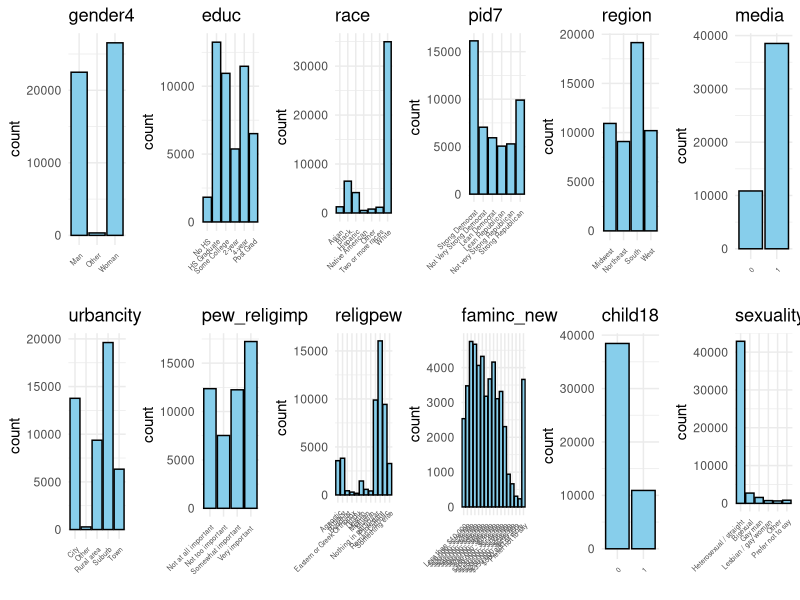
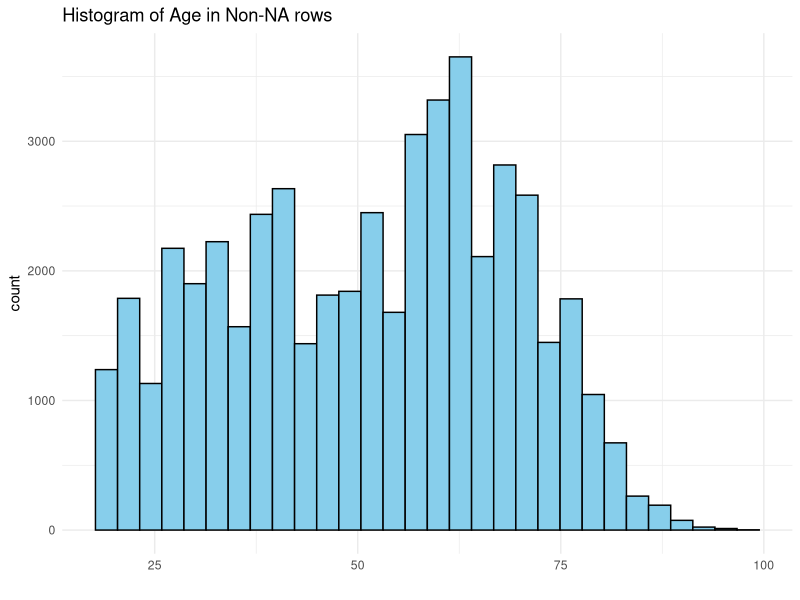
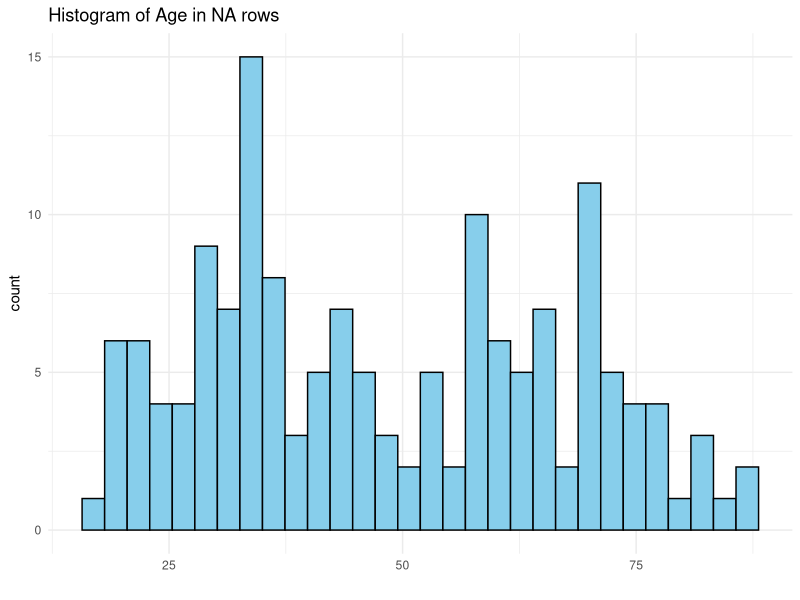
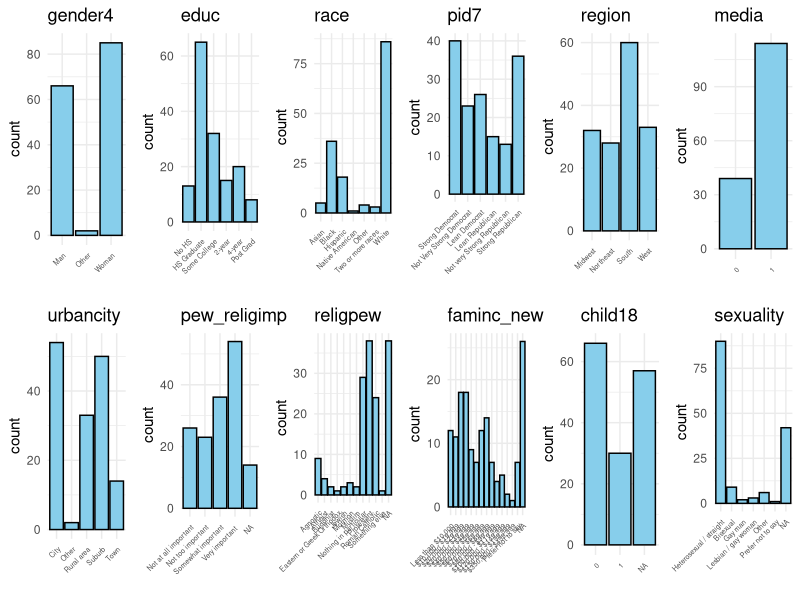
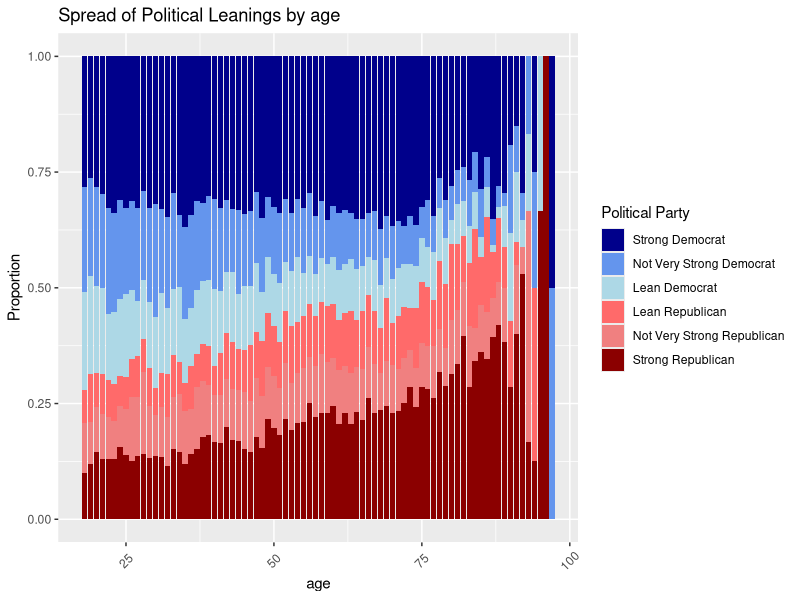
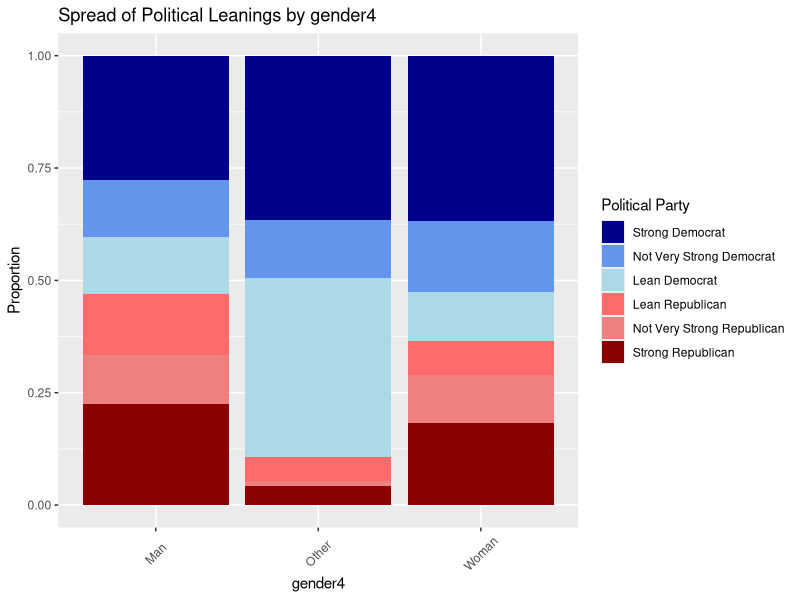
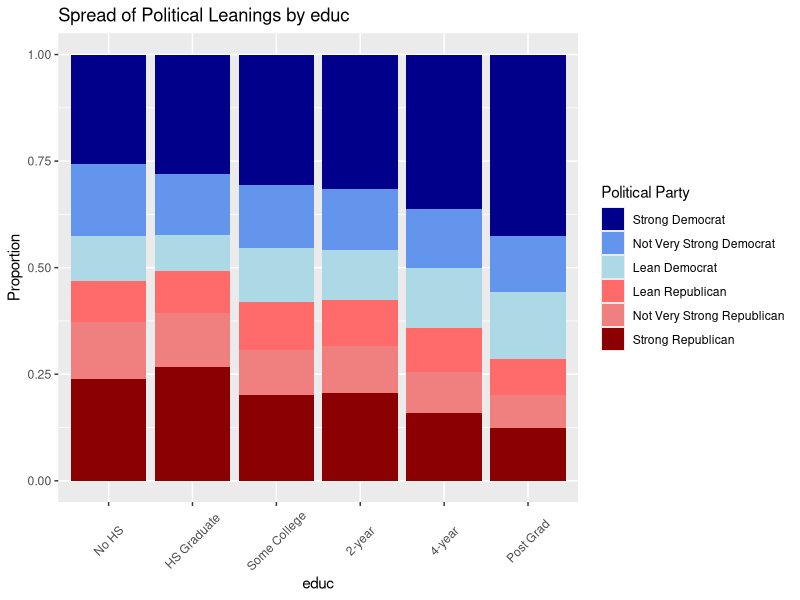
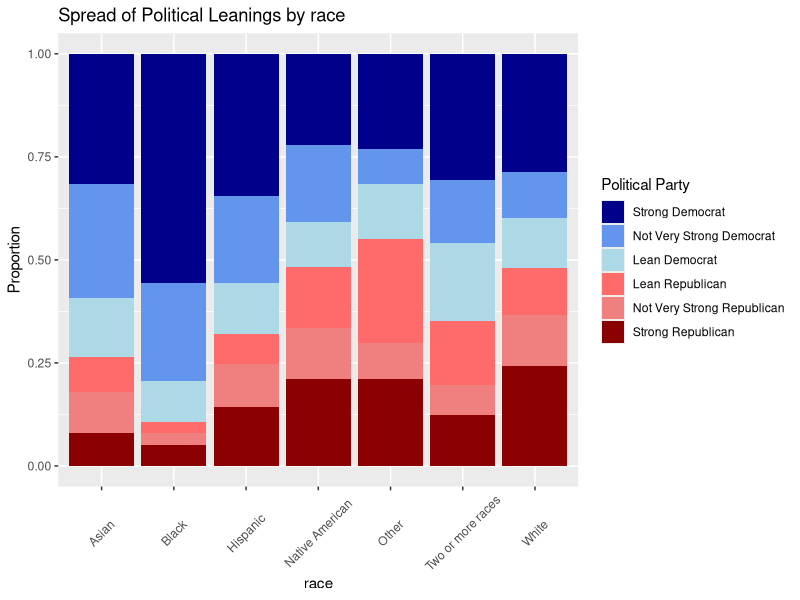

Generate these figures, in order, with R: (Note: this script raises an error after producing the figures.)
## ---- chunk 1

# Import Libraries

library(tidyverse)
library(dplyr)
library(foreign)
library(ggplot2)
library(MASS)
library(Hmisc)
library(reshape2)

#Formatting From 2022 Data

# data <- read_csv('data_2022.csv')
# data <- data %>% filter((!pid7 %in% c(4,8,9))) # dropped moderate and not sure
# data <- data %>% mutate(age = 2022 - birthyr)
# data <- data %>% rename(media = CC22_200_1)
# data <- data %>% select(age, gender4,educ,race,pid7,inputstate,region,media,urbancity,pew_religimp,religpew,faminc_new,child18,sexuality)
# 1 is yes, #2 is no 
## ---- chunk 2

# Clean up data_smol
data_smol <- read.csv("data_smol.csv")

# Get rid of state
data_smol <- data_smol[-6]

#Recoding variables of interest from numbers
data_smol <- data_smol %>%
  mutate(gender4 = case_when(gender4 == '1' ~ 'Man',
                             gender4 == '2' ~ 'Woman',
                             gender4 == '3' ~ 'Other',
                             gender4 == '4' ~ 'Other')) %>%
  mutate(race = recode(race,
                       '1' = 'White',
                       '2' = 'Black',
                       '3' = 'Hispanic',
                       '4' = 'Asian',
                       '5' = 'Native American',
                       '6' = 'Two or more races',
                       '7' = 'Other',
                       '8' = 'Native American')) %>%
  mutate(region = recode(region,
                         '1' = 'Northeast',
                         '2' = 'Midwest',
                         '3' = 'South',
                         '4' = 'West')) %>%
  mutate(educ = factor(recode(educ,
                                 '1' = 'No HS',
                                 '2' = 'HS Graduate',
                                 '3' = 'Some College',
                                 '4' = '2-year',
                                 '5' = '4-year',
                                 '6' = 'Post Grad'), 
                          #after recoding assign levels
                          levels = c(
                            'No HS',
                            'HS Graduate',
                            'Some College',
                            '2-year',
                            '4-year',
                            'Post Grad')))%>%
  mutate(pid7 = as.character(pid7)) %>%
  mutate(pid7 = factor(
    recode(pid7,
      '1' = 'Strong Democrat',
      '2' = 'Not Very Strong Democrat',
      '3' = 'Lean Democrat',
      '5' = 'Lean Republican',
      '6' = 'Not very Strong Republican',
      '7' = 'Strong Republican'),
    #After recoding, we assign the order here
    levels = c(
      'Strong Democrat',
      'Not Very Strong Democrat',
      'Lean Democrat',
      'Lean Republican',
      'Not very Strong Republican',
      'Strong Republican'
    )))%>%
mutate(urbancity = recode(urbancity,
                         '1' = 'City',
                         '2' = 'Suburb',
                         '3' = 'Town',
                         '4' = 'Rural area', 
                         '5' = 'Other'))%>%
mutate(pew_religimp= recode(pew_religimp,
                         '1' = 'Very important ',
                         '2' = 'Somewhat important',
                         '3' = 'Not too important',
                         '4' = 'Not at all important'))%>%
mutate(sexuality= recode(sexuality,
                         '1' = ' Heterosexual / straight',
                         '2' = 'Lesbian / gay woman',
                         '3' = 'Gay man',
                         '4' = 'Bisexual',
                         '5'='Other', 
                         '6'='Prefer not to say'))%>%
mutate(religpew = recode(religpew,
                           '1' = 'Protestant',
                           '2' = 'Roman Catholic',
                           '3' = 'Mormon',
                           '4' = 'Eastern or Greek Orthodox',
                           '5' = 'Jewish',
                           '6' = 'Muslim',
                           '7' = 'Buddhist',
                           '8' = 'Hindu',
                           '9' = 'Atheist',
                           '10' = 'Agnostic',
                           '11' = 'Nothing in particular',
                           '12' = 'Something else'))%>%
mutate(faminc_new=recode(faminc_new,
                      "1" = "Less than $10,000",
                      "2" = "$10,000 - $19,999",
                      "3" = "$20,000 - $29,999",
                      "4" = "$30,000 - $39,999",
                      "5" = "$40,000 - $49,999",
                      "6" = "$50,000 - $59,999",
                      "7" = "$60,000 - $69,999",
                      "8" = "$70,000 - $89,999",
                      "9" = "$80,000 - $99,999",
                      "10" = "$100,000 - $119,999",
                      "11" = "$120,000 - $149,999",
                      "12" = "$150,000 - $199,999",
                      "13" = "$200,000 - $249,999",
                      "14" = "$250,000 - $349,999",
                      "15" = "$350,000 - $499,999",
                      "16" = "$500,000 or more",
                      "97" = "Prefer not to say")) %>%
  mutate(faminc_new = factor(faminc_new, levels = c(
    "Less than $10,000",
    "$10,000 - $19,999",
    "$20,000 - $29,999",
    "$30,000 - $39,999",
    "$40,000 - $49,999",
    "$50,000 - $59,999",
    "$60,000 - $69,999",
    "$70,000 - $89,999",
    "$80,000 - $99,999",
    "$100,000 - $119,999",
    "$120,000 - $149,999",
    "$150,000 - $199,999",
    "$200,000 - $249,999",
    "$250,000 - $349,999",
    "$350,000 - $499,999",
    "$500,000 or more",
    "Prefer not to say"
  ))) %>%
  mutate(media = ifelse(media == 1, 1, 0)) %>%
  mutate(child18 = ifelse(child18 == 1, 1, 0)) 
## ---- chunk 3

# How many NAs do we have 

rows_with_na <- data_smol[which(rowSums(is.na(data_smol)) > 0),]

data_smol <- na.omit(data_smol)

## ---- chunk 4
#Plot the data_smol values

library(cowplot)

# Function to create bar plots for categorical variables using ggplot2
plot_categorical_ggplot <- function(data, col) {
  ggplot(data, aes(x = factor(data[[col]]))) +
    geom_bar(fill = "skyblue", color = "black") +
    labs(title = col, x = "") +
    theme_minimal() +
    theme(axis.text.x = element_text(angle = 45, size = 5, hjust = 1))
}

# Create a list of ggplot objects
plots_list <- lapply(names(data_smol)[-which(names(data_smol) == "age")], function(col) {
  plot_categorical_ggplot(data_smol, col)
})

# Combine the plots into a grid
plot_grid(plotlist = plots_list, ncol = 6)

## ---- chunk 5

#Age 

ggplot(data_smol, aes(x = age)) +
    geom_histogram(fill = "skyblue", color = "black") +
    labs(title = "Histogram of Age in Non-NA rows", x = "") +
    theme_minimal() 

ggplot(rows_with_na, aes(x = age)) +
    geom_histogram(fill = "skyblue", color = "black") +
    labs(title = "Histogram of Age in NA rows", x = "") +
    theme_minimal() 

## ---- chunk 6

#Plot the rows_with_na values


# Create a list of ggplot objects
plots_list <- lapply(names(rows_with_na)[-which(names(rows_with_na) == "age")], function(col) {
  plot_categorical_ggplot(rows_with_na, col)
})

# Combine the plots into a grid
plot_grid(plotlist = plots_list, ncol = 6)


## ---- chunk 7

# Bar Plot

names <- colnames(data_smol)

for (i in 1:length(names(data_smol))) {
  plot <- ggplot(data_smol, aes(x = !!sym(names(data_smol)[i]), fill = pid7)) +
    geom_bar(position = "fill", stat = "count") +
    labs(title = paste("Spread of Political Leanings by", names(data_smol)[i]),
         x = names(data_smol)[i],
         y = "Proportion") +
    scale_fill_manual(values = rev(c("darkred", "lightcoral", "indianred1", "lightblue", "cornflowerblue", "darkblue")),
                      name = "Political Party",
                      labels = c('Strong Democrat', 'Not Very Strong Democrat', 'Lean Democrat',
                                 'Lean Republican', 'Not Very Strong Republican', 'Strong Republican')) +
    theme(axis.text.x = element_text(angle = 45, hjust = 0.5, vjust = .5))
  
  print(plot)
}


## ---- chunk 8

# Bar Plot: Gender Distribution Across Political Parties with Flipped Colors
ggplot(data_smol, aes(x = gender4, fill = pid7)) +
  geom_bar(position = "fill", stat = "count") +
  labs(title = " Spread of Political Leanings by Gender",
       x = "Gender",
       y = "Proportion") +
  scale_fill_manual(values = rev(c("darkred", "lightcoral", "indianred1", "lightblue", "cornflowerblue", "darkblue")),
                    name = "Political Party",
                    labels = c('Strong Democrat', 'Not Very Strong Democrat', 'Lean Democrat',
                               'Lean Republican', 'Not Very Strong Republican', 'Strong Republican')) +
  theme(axis.text.x = element_text(angle = 0, hjust = 0.5))  # Adjust the angle for better readability

## ---- chunk 9
#Baseline gender model:
gender4_model<- polr(pid7 ~ gender4, data = data_smol, Hess=TRUE)
#store summary
summary_gender4_model<-summary(gender4_model)
# store table
(ctable_baseline_gender <- coef(summary(gender4_model)))
## calculate and store p values
baseline_gender_p <- pnorm(abs(ctable_baseline_gender[, "t value"]), lower.tail = FALSE) * 2
## combined table
(ctable_baseline_gender <- cbind(ctable_baseline_gender, "p value" = baseline_gender_p))

## ---- chunk 10
#gender and  with race model
race_gender_model<- polr(pid7 ~ gender4*race, data = data_smol, Hess=TRUE)
#store summary
summary_race_gender_model<-summary(race_gender_model)
# store table
(ctable_race_gender <- coef(summary(race_gender_model)))
## calculate and store p values
race_gender_p <- pnorm(abs(ctable_race_gender[, "t value"]), lower.tail = FALSE) * 2
## combined table
(ctable_race_gender <- cbind(ctable_race_gender, "p value" = race_gender_p))
## ---- chunk 11
 
#basic ordered logistic regression taking into account region
region_model<- polr(pid7 ~ region, data = data_smol, Hess=TRUE)
 
summary(region_model)

#basic ordered logistic regression taking into account region and urbancity 
region_urban_model<- polr(pid7 ~ region + urbancity, data = data_smol, Hess=TRUE)

summary(region_urban_model)

#checking_assumptions

pid7_mapping <- c('Strong Democrat' = 1,
                  'Not Very Strong Democrat' = 2,
                  'Lean Democrat' = 3,
                  'Lean Republican' = 4,
                  'Not very Strong Republican' = 5,
                  'Strong Republican' = 6)

data_smol_dinan <- data_smol %>%
  mutate(pid7_num = as.numeric(recode_factor(pid7, !!!pid7_mapping)))


sf <- function(y) {
  c('Y>=1' = qlogis(mean(y >= 1)),
    'Y>=2' = qlogis(mean(y >= 2)),
    'Y>=3' = qlogis(mean(y >= 3)), 
    'Y>=4' = qlogis(mean(y >= 4)),
    'Y>=5' = qlogis(mean(y >= 5)))
}

#testing assumptions for region 
s <- with(data_smol_dinan, summary(as.numeric(pid7_num) ~ region, fun=sf))

plot(s, which=1:3, pch=1:3, xlab='logit', main=' ', xlim=range(s[,3:4]))

#testing assumptions for region + urbancity 
s_region_city<- with(data_smol_dinan, summary(as.numeric(pid7_num) ~ region + urbancity, fun=sf))

plot(s_region_city, which=1:3, pch=1:3, xlab='logit', main=' ', xlim=range(s[,3:4]))

## ---- chunk 12

#religion 

religion_model <- polr(pid7 ~ religpew, data = data_smol, Hess=TRUE)

summary(religion_model)

# Extracting coefficient information
coef_summary <- summary(religion_model)$coef[1:11,]

# Names of the religions
religions <- sub("religpew", "", rownames(coef_summary))
coefficients <- as.numeric(coef_summary[, 1])
se <- as.numeric(coef_summary[, 2])

df <- data.frame(Religion = religions, Coefficient = coefficients, SE = se)

df$Religion <- reorder(df$Religion, df$Coefficient)

ggplot(df, aes(x = Coefficient, y = Religion)) +
  geom_point(size = 3, color = "blue", fill = "blue") +
  geom_errorbarh(aes(xmin = Coefficient - 2 * SE, xmax = Coefficient + 2 * SE), height = 0.2, color = "black") +
  labs(title = "Dot and Whisker Plot of Coefficients",
       x = "Coefficient Value") +
  theme_minimal()
## ---- chunk 13

#religious importance 

relig_imp_model <- polr(pid7 ~ pew_religimp, data = data_smol, Hess=TRUE)

summary(relig_imp_model)

# Extracting coefficient information
coef_summary <- summary(relig_imp_model)$coef[1:3,]

# Names of the religions
religions <- sub("pew_religimp", "", rownames(coef_summary))
religions <- sub("religpew", "", religions)
coefficients <- as.numeric(coef_summary[, 1])
se <- as.numeric(coef_summary[, 2])

df <- data.frame(Religion = religions, Coefficient = coefficients, SE = se)

df$Religion <- reorder(df$Religion, df$Coefficient)

df <- df %>% mutate(Importance = case_when('Not at all important' %in% Religion ~ 'Not important',
                                           'Not too important' %in% Religion ~ 'Not important',
                                           'Not at all important' %in% Religion ~ 'Not important')) 

ggplot(df, aes(x = Coefficient, y = Religion)) +
  geom_point(size = 3, color = "blue", fill = "blue") +
  geom_errorbarh(aes(xmin = Coefficient - 2 * SE, xmax = Coefficient + 2 * SE), height = 0.2, color = "black") +
  labs(title = "Dot and Whisker Plot of Coefficients",
       x = "Coefficient Value") +
  theme_minimal()

## ---- chunk 14
library(randomForest)

# Split the dataset into training and testing sets
set.seed(139) 
train_indices <- sample(1:nrow(data_smol), 0.7 * nrow(data_smol))  # 70% for training
train_data <- data_smol[train_indices, ]
test_data <- data_smol[-train_indices, ]

# Create a random forest model
rf_model <- randomForest(pid7 ~ ., data = train_data, ntree = 500, importance = TRUE)

# Extract variable importance from the random forest model
var_importance <- importance(rf_model)
print(var_importance)
varImpPlot(rf_model)

# Make predictions on the test set
predictions <- predict(rf_model, test_data)

# Evaluate the model
conf_matrix <- table(predictions, test_data$pid7)
print(conf_matrix)
accuracy <- sum(diag(conf_matrix)) / sum(conf_matrix)
cat("Accuracy:", accuracy, "\n")
